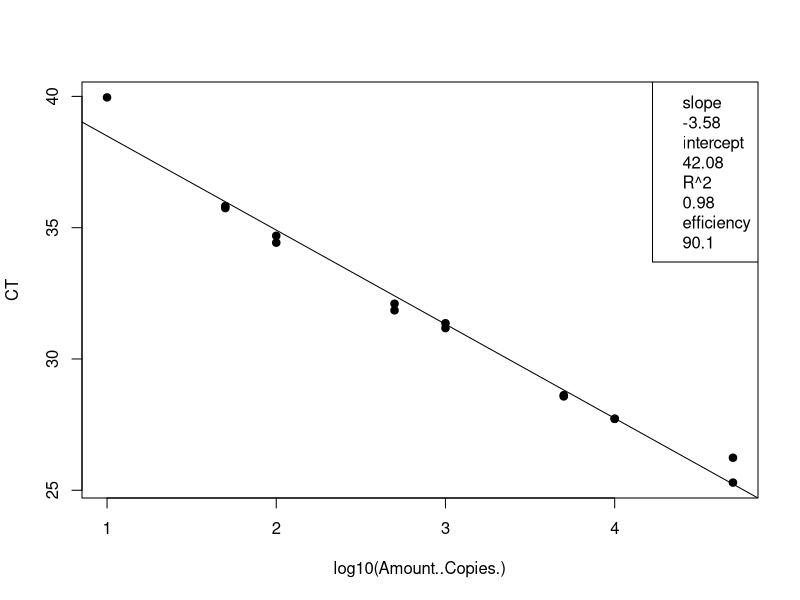
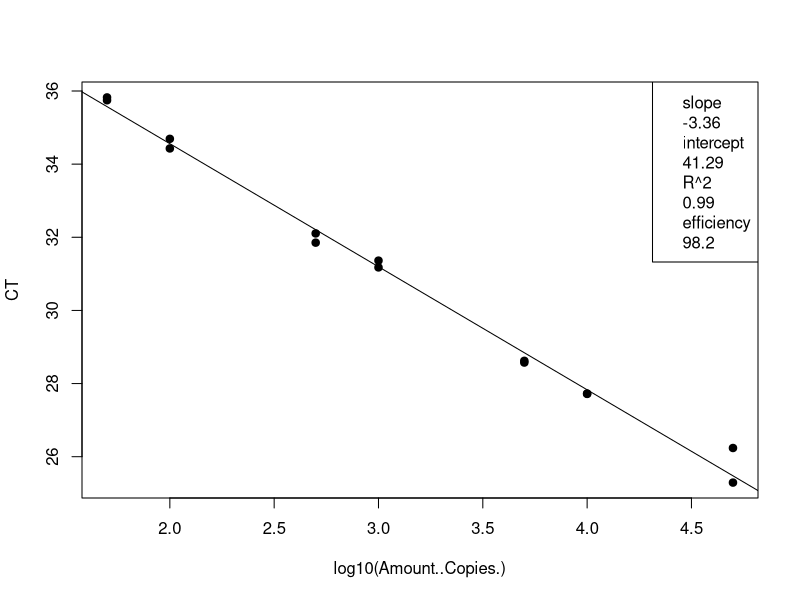
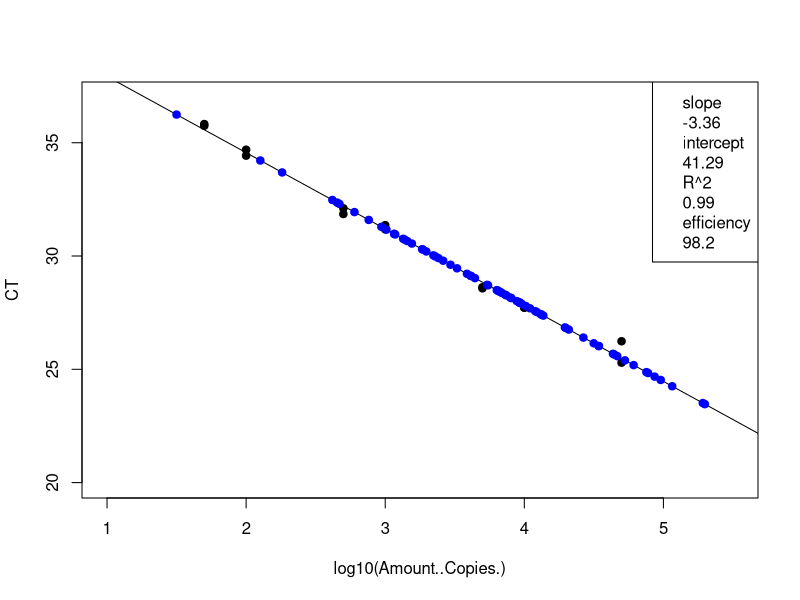
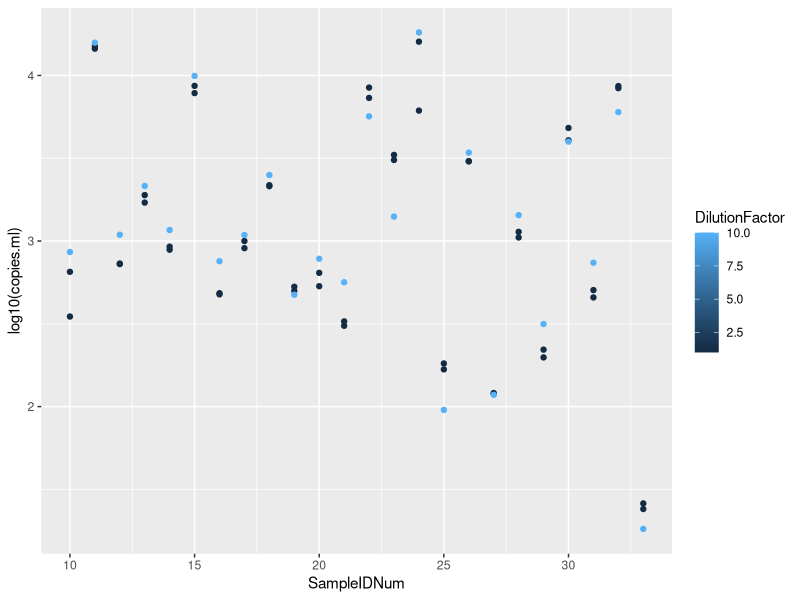

Source code (R) for these figures, in order:
## ---- chunk 1
knitr::opts_chunk$set(echo = TRUE)

## ---- chunk 2
# load the data (note data file must be in this repository)
data <- read.csv("Plate1_GenBac_qPCRConversion.csv")
View(data)

# clean up the data file (there is some stuff at the bottom and extra blank rows)
#data <- data[-92:-93,] # This removes rows 92-95
View(data)

# assign to the correct data class #warning message about NAs is OK
class(data$CT) # check the data class type
data$CT <- as.numeric(as.character(data$CT)) # change to numeric
data$Amount..Copies. <- as.numeric(as.character(data$Amount..Copies.)) # change to numeric
## ---- chunk 3
# linear regression of standard curve
standards = data[1:16,]
standardCurve <- lm(CT ~ log10(Amount..Copies.), data = standards)
  
standardCurvePlot <- plot(CT ~ log10(Amount..Copies.), data = standards, pch=19) 
abline(coef(standardCurve)) 
legend("topright", legend=c(paste= "slope", round(standardCurve$coefficients[2], 2), 
                            paste= "intercept", round(standardCurve$coefficients[1], 2), 
                            paste= "R^2", round(summary(standardCurve)$r.squared, 2),
                            paste = "efficiency", round((10^(-1/standardCurve$coefficients[2])-1)*100, 1)))
## ---- chunk 4
# remove standards that sucked and redo analysis NOT NEEDED 21 Jan 2020
standards <- standards[-15:-16,] # uncomment this line and change which rows to remove
standardCurve <- lm(CT ~ log10(Amount..Copies.), data = standards)

standardCurvePlot <- plot(CT ~ log10(Amount..Copies.), data = standards, pch=19)
abline(coef(standardCurve))
col = "blue"
legend("topright", legend=c(paste= "slope", round(standardCurve$coefficients[2], 2),
                            paste= "intercept", round(standardCurve$coefficients[1], 2),
                            paste= "R^2", round(summary(standardCurve)$r.squared, 2),
                            paste = "efficiency", round((10^(-1/standardCurve$coefficients[2])-1)*100, 1)))
## ---- chunk 5
# data set of unknowns including info on standard curve
#unknowns = subset(data, Name == "UNKNOWN")
unknowns = data[17:88,]
#unknowns <- unknowns[-1:-3,] # uncomment this line and change which rows to remove if these samples were outside of the standard curve

# add new columns to the data table
unknowns$plate_num = 1 #change to the actual plate number
unknowns$standard_slope = standardCurve$coefficients[2]
unknowns$standard_intercept = standardCurve$coefficients[1]
unknowns$R2 = summary(standardCurve)$r.squared
unknowns$efficiency =  (10^(-1/standardCurve$coefficients[2])-1)*100
  
# add a new column that interpolates copies/well from Ct for the unknowns
unknowns$log.copies.well = ((unknowns$CT - standardCurve$coefficients[1])/standardCurve$coefficients[2])
unknowns$copies.well = 10^unknowns$log.copies.well

# copies/ul extract accounting for dilution factor
vol.well = 3 #qPCR template volume in ul
unknowns$vol.well = vol.well
unknowns$copies.ul = ((unknowns$copies.well/vol.well)*unknowns$DilutionFactor)

# copies/extraction
vol.elution = 110 #DNA extraction elution volume in ul
unknowns$vol.elution = vol.elution
unknowns$copies.extraction = (unknowns$copies.ul*vol.elution)

# copies/ml #Volume is volume of sample filtered in mL
unknowns$copies.ml = (unknowns$copies.extraction/unknowns$Volume)


## ---- chunk 6
standards <- standards[-15:-16,] # uncomment this line and change which rows to remove
standardCurve <- lm(CT ~ log10(Amount..Copies.), data = standards)

standardCurvePlot <- plot(CT ~ log10(Amount..Copies.), data = standards, pch=19, ylim=c(20,37), xlim=c(1,5.5))
abline(coef(standardCurve))
col = "blue"
legend("topright", legend=c(paste= "slope", round(standardCurve$coefficients[2], 2),
                            paste= "intercept", round(standardCurve$coefficients[1], 2),
                            paste= "R^2", round(summary(standardCurve)$r.squared, 2),
                            paste = "efficiency", round((10^(-1/standardCurve$coefficients[2])-1)*100, 1)))

unknowns = unknowns[1:72,]
standardCurve <- lm(CT ~ log10(copies.well), data = unknowns)

standardCurvePlot <- points(CT ~ log10(copies.well), data = unknowns, pch=19, col = "blue")


#abline(coef(standardCurve))
#legend("topright", legend=c(paste= "slope", round(standardCurve$coefficients[2], 2),
                            #paste= "intercept", round(standardCurve$coefficients[1], 2),
                            #paste= "R^2", round(summary(standardCurve)$r.squared, 2),
                            #paste = "efficiency", round((10^(-1/standardCurve$coefficients[2])-1)*100, 1)))
## ---- chunk 7
# make a plot that compares the diluted to undiluted replicates for each sample including dilution factor
library("ggplot2")
library("scales")
unknowns$SampleIDNum <- as.numeric(as.character(unknowns$SampleIDNum)) # change to numeric
unknowns = unknowns[1:72,]
qplot(SampleIDNum,log10(copies.ml), data=unknowns, col=DilutionFactor)
## ---- chunk 8
# write csv file
write.csv(unknowns, file = "Plate1_GenBac_ConvertedData.csv", row.names=FALSE, na="")

# average the replicates (if not strongly inhibited) and make a new file
library(dplyr)
data.average = unknowns %>% group_by(SampleIDNum) %>% summarise(copies.ml = mean(copies.ml, na.rm = T))
write.csv(data.average, file = "Plate1_GenBac_Averaged.csv", row.names=FALSE, na="")
